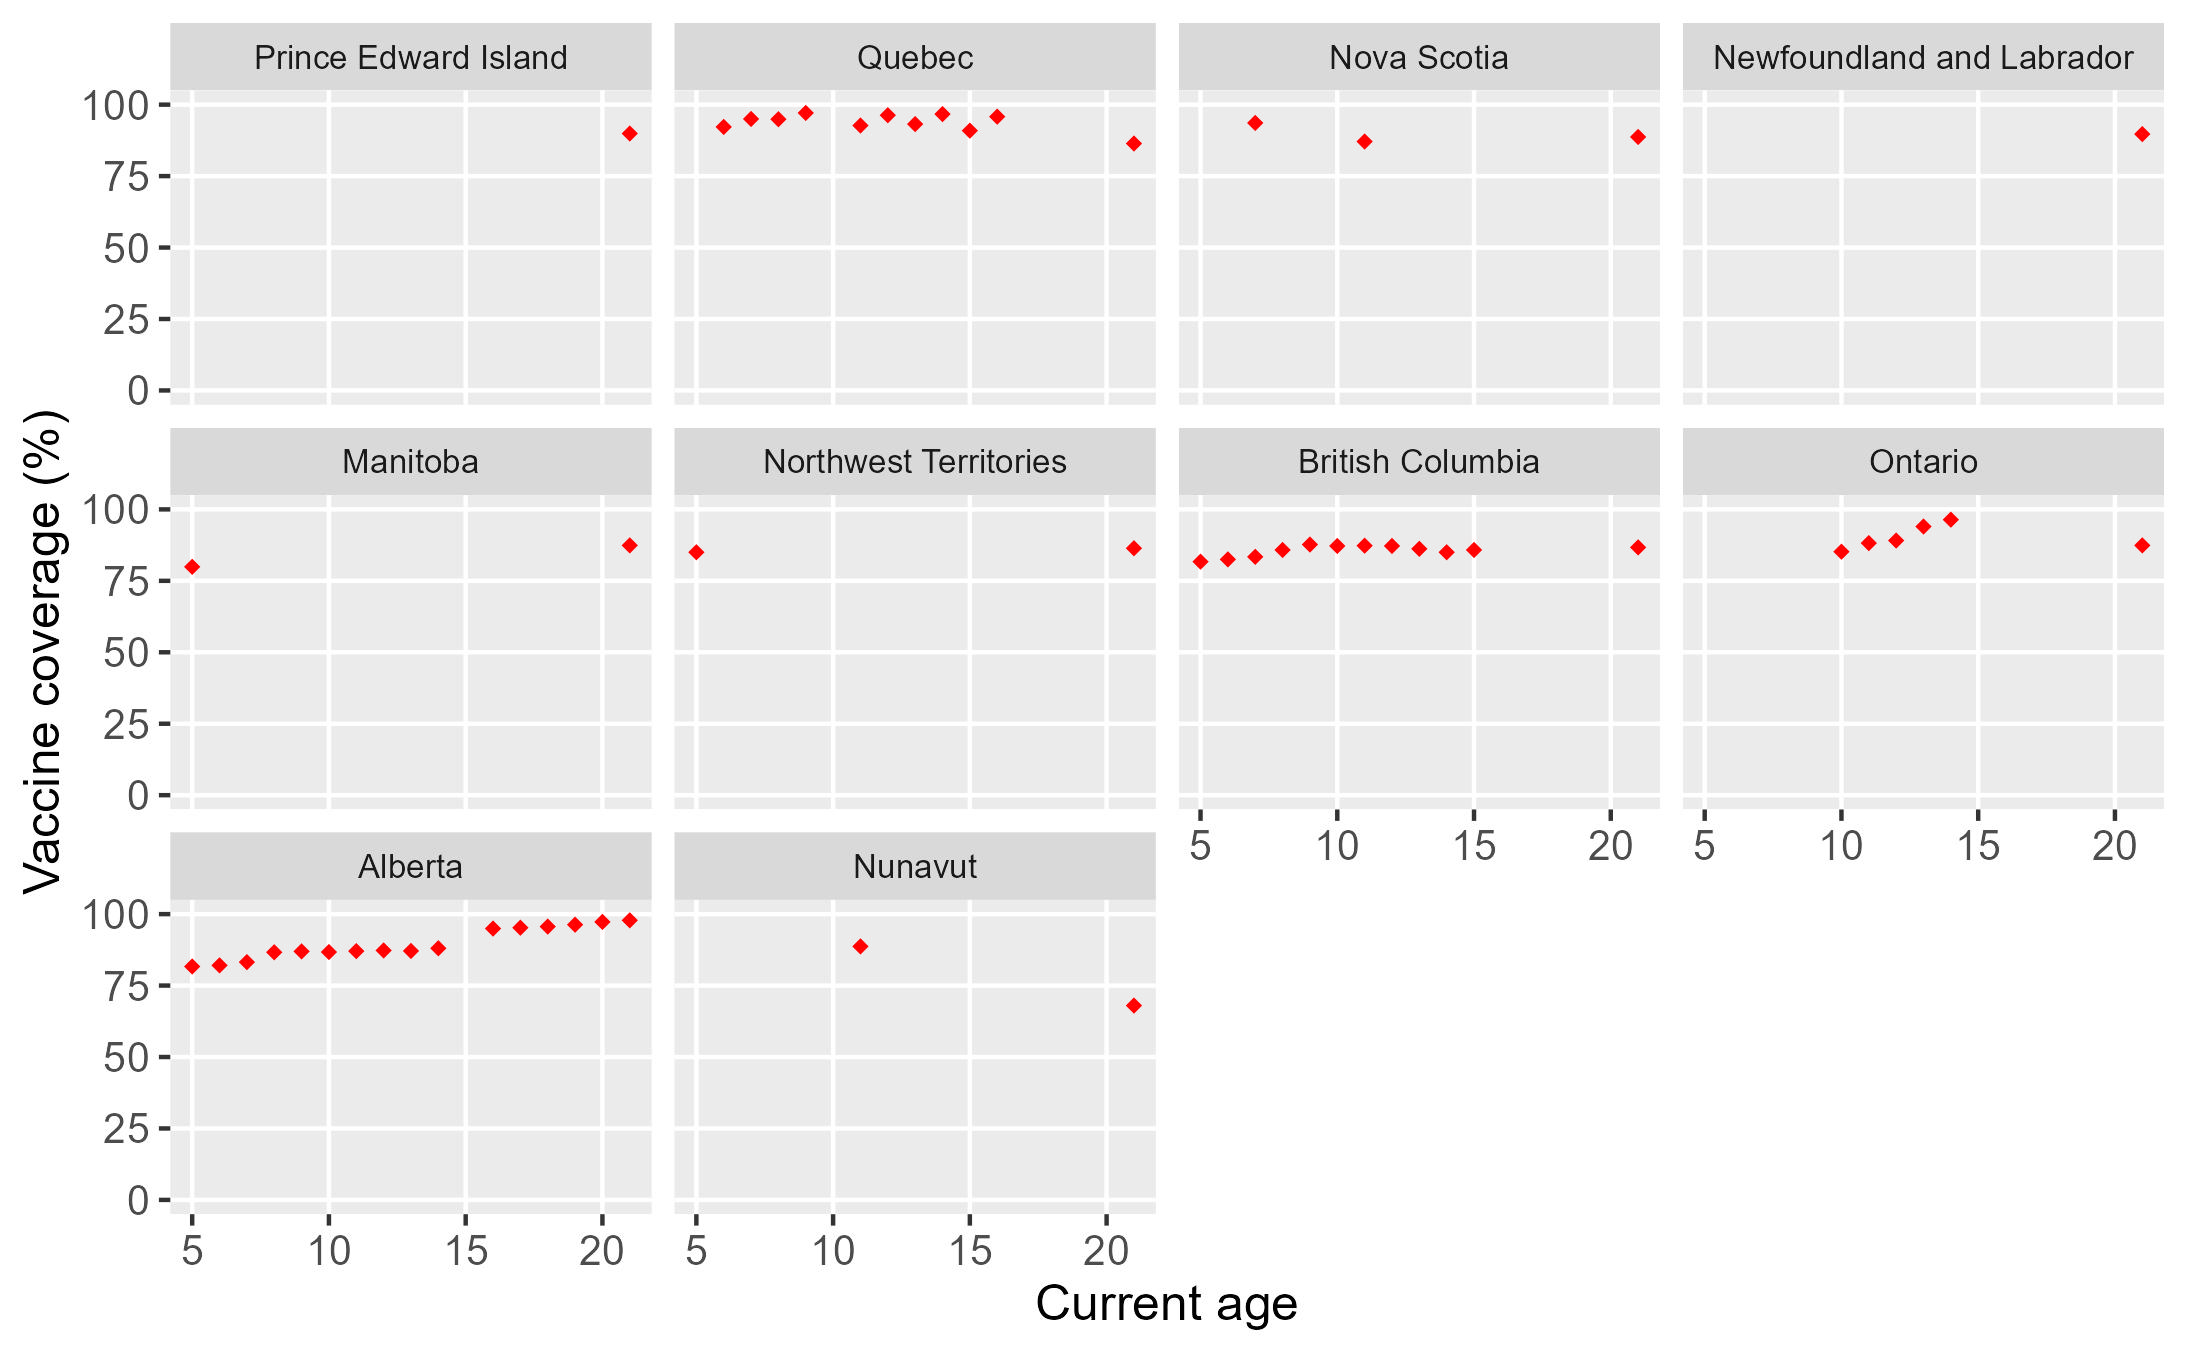

R code for this plot:
# fig-data-plot.R
# Figure data-plot: observed 1+ dose vaccine coverage by province and current age.

prov_order <- names(extract_province_relation("Gini", vax_dataset = vax_clean))

obs_all <- vax_clean %>%
  filter(age_current >= first_agecurrent, age_current <= last_agecurrent, n_doses != "2+") %>%
  mutate(y_label = factor(location, levels = prov_order))

fig_data_plot <- ggplot(obs_all, aes(x = age_current, y = value * 100, shape = n_doses)) +
  geom_point(size = 1.5, colour = "red") +
  scale_shape_manual(values = shapes_doses) +
  scale_x_continuous(name = "Current age", limits = c(first_agecurrent, last_agecurrent),
                     breaks = seq(5, 21, by = 5)) +
  scale_y_continuous(name = "Vaccine coverage (%)", limits = c(0, 100)) +
  facet_wrap(~ y_label) +
  labs(title = NULL) +
  theme(legend.position = "none")

ggsave(here::here("results", "fig-data-plot.pdf"),  fig_data_plot, width = fig_w, height = fig_h)
ggsave(here::here("results", "fig-data-plot.jpeg"), fig_data_plot, width = fig_w, height = fig_h, dpi = 300)
